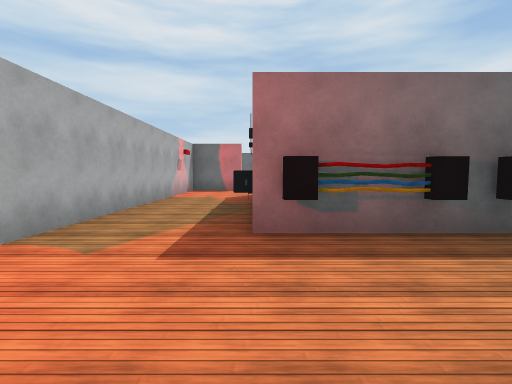
view 1 (above)

21 first-person views from a walk through a 3-D level made in the Unity game engine. The camera is 1.5 m above the floor, tilts 4° down and sees 85° across. The floor is counted in squares, 2 m on a side. Each view is taken from the middle of a square. On the plan, view 1 faces up. The plan holds only what a view shows up to about 10 squares ahead; the rest is blank. The place goes on beyond the plan. The player is left out. Some animated figures are not drawn. Door leaves are left out, so doorways stand open. Surface patterns are stand-ins for the level's own textures.

view 2
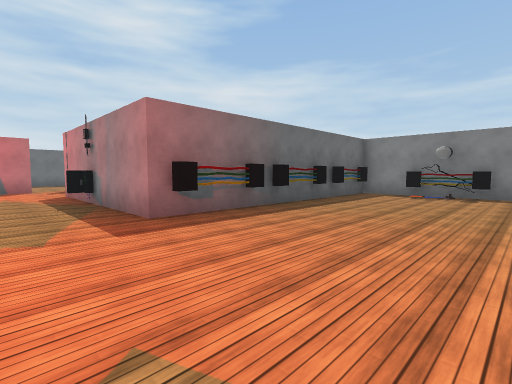

view 3
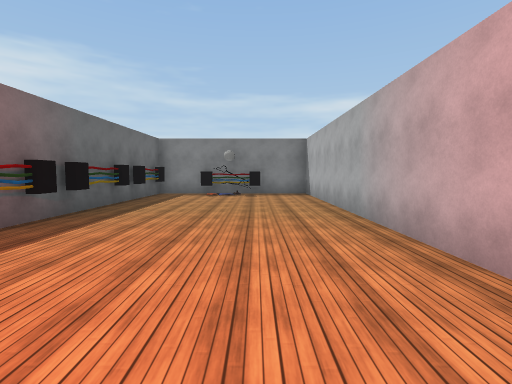

view 4
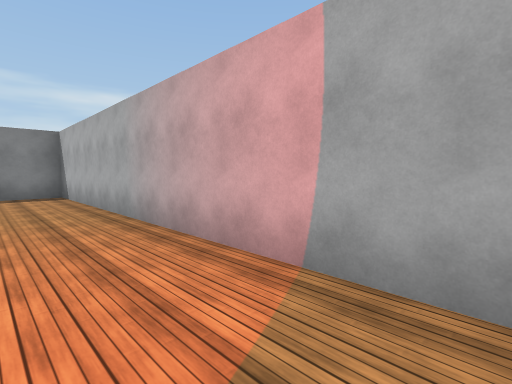

view 5
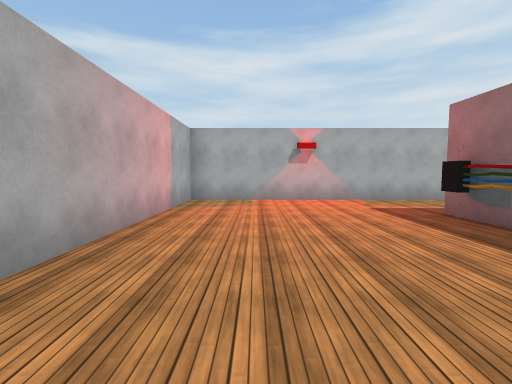

view 6
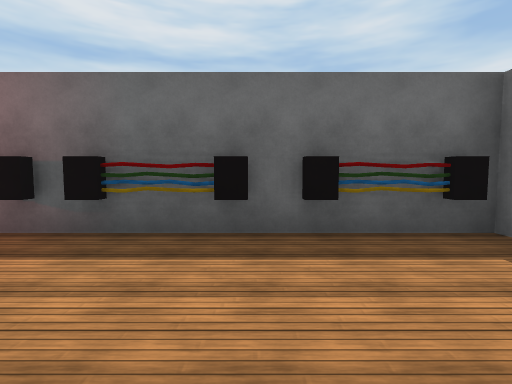

view 7
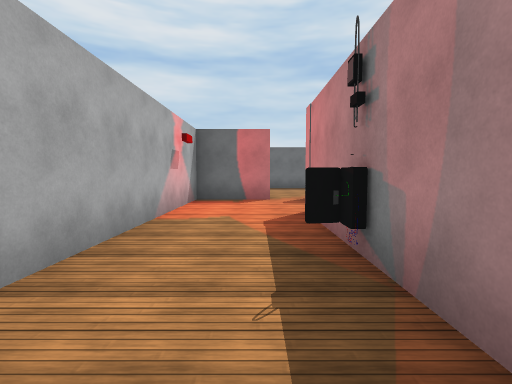

view 8
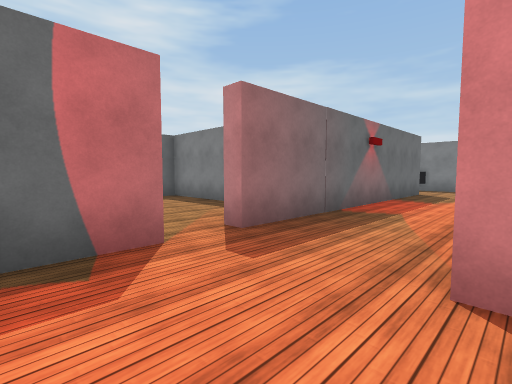

view 9
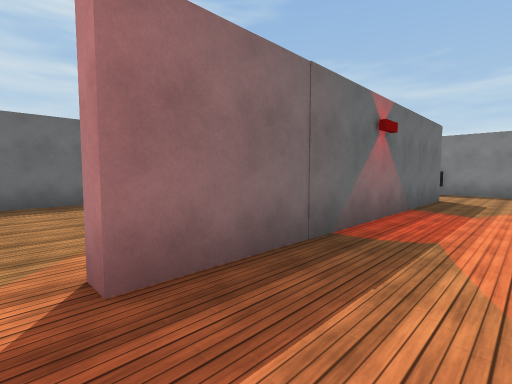

view 10
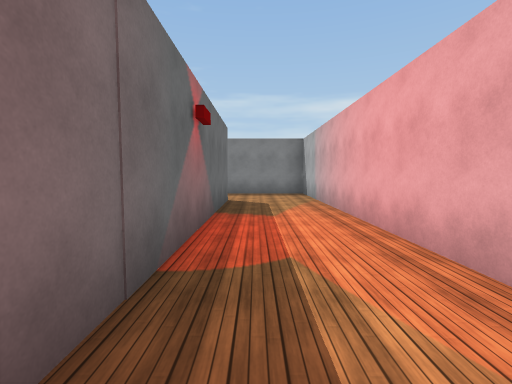

view 11
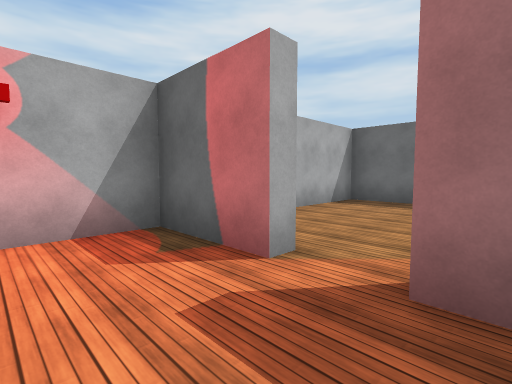

view 12
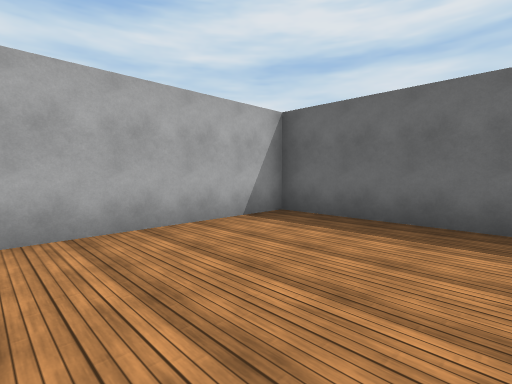

view 13
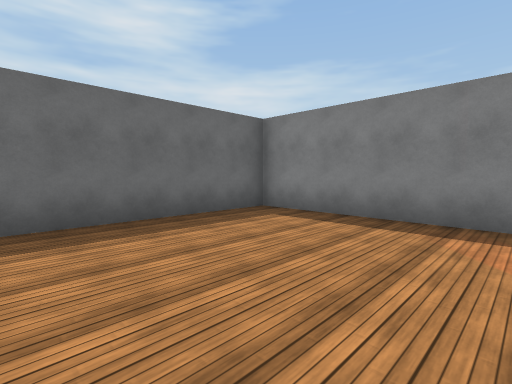

view 14
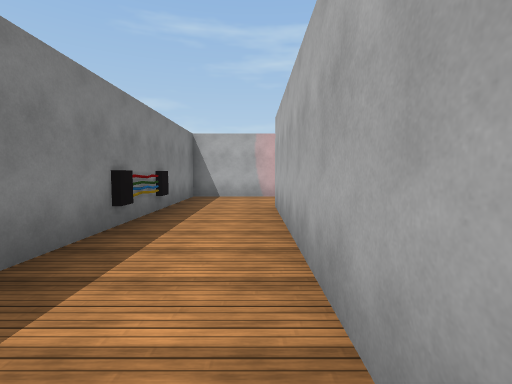

view 15
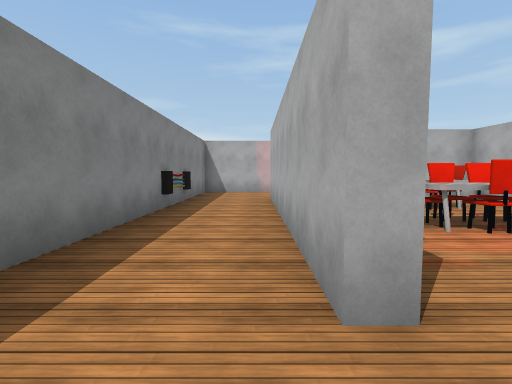

view 16
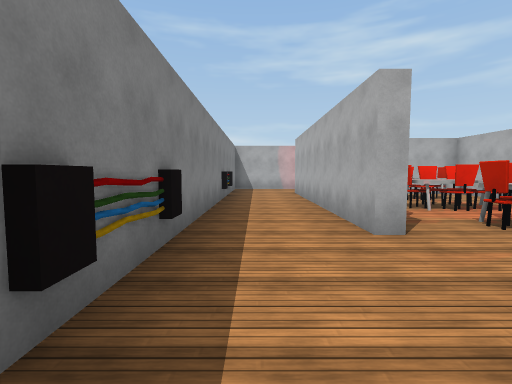

view 17
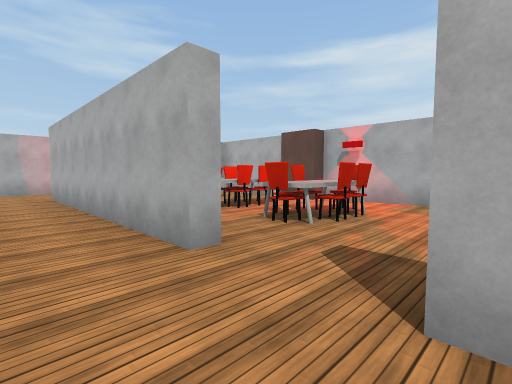

view 18
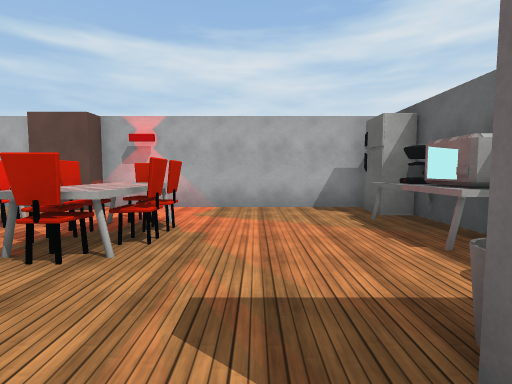

view 19
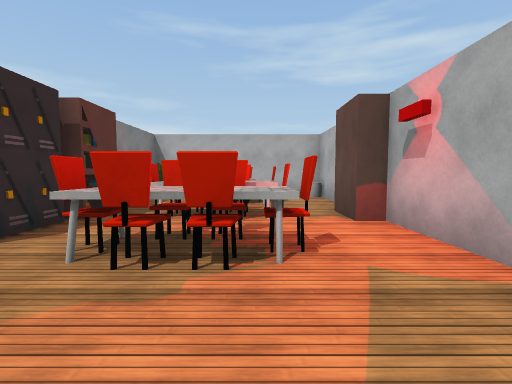

view 20
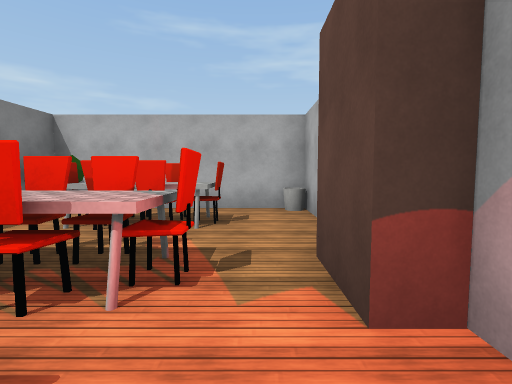

view 21
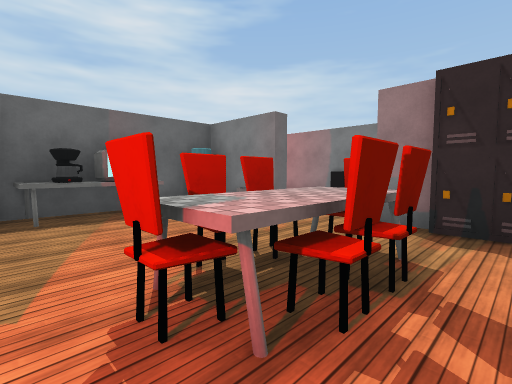

### Floor plan
Ten units are one square. View 1 is at (0, 0); x grows to the right and y downward. Boxes are objects, and circles mark ways between rooms. Rooms are numbered by the first view taken in them; rooms with no view inside come last. Other rooms are left out.
<svg viewBox="-31 -315 146 338">
<path fill="none" stroke="#000" d="M79 -14 79 -34 0 -34 0 -74M-26 -76 -26 18 79 18 79 4M28 -93 110 -93 110 -125M0 -74 0 -94M-6 -118 -26 -118 -26 -76M86 -118 5 -118M26 -131 26 -174 -26 -174 -26 -131M86 -187 86 -145M110 -145 110 -184M110 -184 110 -204M82 -187 86 -187M110 -204 110 -226M82 -179 82 -187M79 -168 79 -180M64 -221 55 -221 55 -226M30 -148 30 -125M76 -228 44 -228M30 -224 30 -166M35 -121 79 -121M86 -145 86 -118M110 -125 110 -145"/>
<rect x="-5" y="-75" width="10" height="10" fill="#bbb"><title>other object</title></rect>
<rect x="5" y="-35" width="20" height="10" fill="#bbb"><title>other object</title></rect>
<rect x="25" y="-35" width="30" height="10" fill="#bbb"><title>other object</title></rect>
<rect x="65" y="-35" width="10" height="10" fill="#bbb"><title>other object</title></rect>
<rect x="75" y="-5" width="10" height="10" fill="#bbb"><title>other object</title></rect>
<rect x="75" y="-15" width="10" height="10" fill="#bbb"><title>other object</title></rect>
<rect x="25" y="-125" width="10" height="10" fill="#bbb"><title>other object</title></rect>
<rect x="25" y="-165" width="10" height="10" fill="#bbb"><title>bookshelf</title></rect>
<rect x="35" y="-235" width="10" height="10" fill="#bbb"><title>other object</title></rect>
<rect x="45" y="-135" width="10" height="10" fill="#bbb"><title>chair</title></rect>
<rect x="45" y="-145" width="10" height="10" fill="#bbb"><title>chair</title></rect>
<rect x="45" y="-155" width="10" height="10" fill="#bbb"><title>chair</title></rect>
<rect x="45" y="-165" width="10" height="10" fill="#bbb"><title>chair</title></rect>
<rect x="45" y="-175" width="10" height="10" fill="#bbb"><title>chair</title></rect>
<rect x="45" y="-185" width="10" height="10" fill="#bbb"><title>chair</title></rect>
<rect x="45" y="-195" width="10" height="10" fill="#bbb"><title>chair</title></rect>
<rect x="45" y="-225" width="10" height="10" fill="#bbb"><title>other object</title></rect>
<rect x="55" y="-145" width="10" height="10" fill="#bbb"><title>chair</title></rect>
<rect x="55" y="-155" width="10" height="10" fill="#bbb"><title>chair</title></rect>
<rect x="55" y="-165" width="10" height="10" fill="#bbb"><title>other object</title></rect>
<rect x="55" y="-175" width="10" height="10" fill="#bbb"><title>chair</title></rect>
<rect x="55" y="-185" width="10" height="10" fill="#bbb"><title>chair</title></rect>
<rect x="55" y="-195" width="10" height="10" fill="#bbb"><title>chair</title></rect>
<rect x="65" y="-135" width="20" height="10" fill="#bbb"><title>other object</title></rect>
<rect x="65" y="-145" width="10" height="10" fill="#bbb"><title>chair</title></rect>
<rect x="65" y="-165" width="10" height="10" fill="#bbb"><title>chair</title></rect>
<rect x="65" y="-185" width="10" height="10" fill="#bbb"><title>chair</title></rect>
<rect x="75" y="-165" width="10" height="10" fill="#bbb"><title>bookshelf</title></rect>
<rect x="75" y="-215" width="10" height="10" fill="#bbb"><title>other object</title></rect>
<rect x="75" y="-225" width="10" height="10" fill="#bbb"><title>other object</title></rect>
<circle cx="-15" cy="-85" r="3" fill="#2a7"/>
<circle cx="0" cy="-120" r="3" fill="#2a7"/>
<circle cx="95" cy="-120" r="3" fill="#2a7"/>
<circle cx="95" cy="-175" r="3" fill="#2a7"/>
<circle cx="95" cy="-150" r="3" fill="#2a7"/>
<circle cx="95" cy="-200" r="3" fill="#2a7"/>
<circle cx="80" cy="-195" r="3" fill="#2a7"/>
<text x="20" y="-20">1</text>
<text x="40" y="-100">2</text>
<text x="0" y="-150">3</text>
<text x="90" y="-170">4</text>
<text x="100" y="-190">5</text>
<text x="110" y="-310">6</text>
<text x="60" y="-180">7</text>
<text x="100" y="-140">8</text>
</svg>
Room 1 opens to room 2. Room 2 opens to room 3. Room 2 opens to room 8. Room 4 opens to room 5. Room 4 opens to room 8. Room 5 opens to room 6. Room 5 opens to room 7.

Where each view was taken, in squares from view 1:
view 1: 0 up, 0 right, facing up
view 2: 1 down, 2 left, facing up-right
view 3: 0 up, 2 left, facing right
view 4: 0 up, 2 left, facing down-right
view 5: 0 up, 5 right, facing left
view 6: 0 up, 5 right, facing up
view 7: 4 up, 1 left, facing up
view 8: 9 up, 2 left, facing up-right
view 9: 10 up, 0 right, facing up-right
view 10: 11 up, 1 right, facing right
view 11: 10 up, 1 right, facing up-left
view 12: 13 up, 1 right, facing up-left
view 13: 13 up, 2 left, facing up-right
view 14: 18 up, 9 right, facing down
view 15: 20 up, 9 right, facing down
view 16: 22 up, 10 right, facing down
view 17: 21 up, 10 right, facing down-left
view 18: 20 up, 9 right, facing left
view 19: 21 up, 5 right, facing down
view 20: 18 up, 4 right, facing down
view 21: 17 up, 4 right, facing up-right
